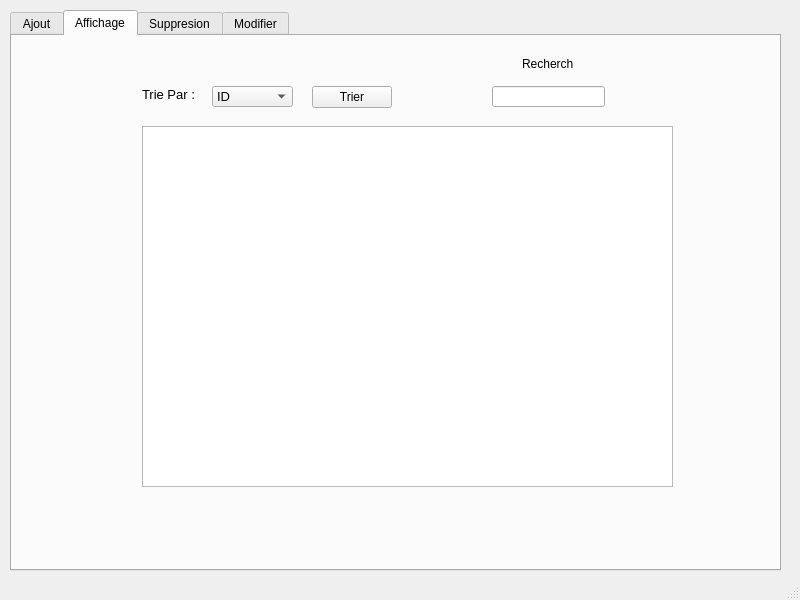
<?xml version="1.0" encoding="UTF-8"?>
<ui version="4.0">
 <class>MainWindow</class>
 <widget class="QMainWindow" name="MainWindow">
  <property name="geometry">
   <rect>
    <x>0</x>
    <y>0</y>
    <width>800</width>
    <height>600</height>
   </rect>
  </property>
  <property name="windowTitle">
   <string>MainWindow</string>
  </property>
  <widget class="QWidget" name="centralwidget">
   <widget class="QTabWidget" name="tabwidget">
    <property name="geometry">
     <rect>
      <x>10</x>
      <y>10</y>
      <width>771</width>
      <height>561</height>
     </rect>
    </property>
    <property name="currentIndex">
     <number>1</number>
    </property>
    <widget class="QWidget" name="tab">
     <attribute name="title">
      <string>Ajout</string>
     </attribute>
     <widget class="QLabel" name="label">
      <property name="geometry">
       <rect>
        <x>80</x>
        <y>100</y>
        <width>47</width>
        <height>14</height>
       </rect>
      </property>
      <property name="text">
       <string>id</string>
      </property>
     </widget>
     <widget class="QLineEdit" name="le_id">
      <property name="geometry">
       <rect>
        <x>180</x>
        <y>100</y>
        <width>113</width>
        <height>21</height>
       </rect>
      </property>
     </widget>
     <widget class="QLabel" name="label_2">
      <property name="geometry">
       <rect>
        <x>80</x>
        <y>130</y>
        <width>47</width>
        <height>14</height>
       </rect>
      </property>
      <property name="text">
       <string>nom</string>
      </property>
     </widget>
     <widget class="QLineEdit" name="le_nom">
      <property name="geometry">
       <rect>
        <x>180</x>
        <y>130</y>
        <width>113</width>
        <height>21</height>
       </rect>
      </property>
     </widget>
     <widget class="QLineEdit" name="le_email">
      <property name="geometry">
       <rect>
        <x>180</x>
        <y>160</y>
        <width>113</width>
        <height>21</height>
       </rect>
      </property>
     </widget>
     <widget class="QLineEdit" name="le_tel">
      <property name="geometry">
       <rect>
        <x>180</x>
        <y>190</y>
        <width>113</width>
        <height>21</height>
       </rect>
      </property>
     </widget>
     <widget class="QLabel" name="label_5">
      <property name="geometry">
       <rect>
        <x>80</x>
        <y>190</y>
        <width>47</width>
        <height>14</height>
       </rect>
      </property>
      <property name="text">
       <string>tel</string>
      </property>
     </widget>
     <widget class="QLabel" name="label_6">
      <property name="geometry">
       <rect>
        <x>80</x>
        <y>160</y>
        <width>47</width>
        <height>14</height>
       </rect>
      </property>
      <property name="text">
       <string>email</string>
      </property>
     </widget>
     <widget class="QLabel" name="label_7">
      <property name="geometry">
       <rect>
        <x>80</x>
        <y>220</y>
        <width>47</width>
        <height>14</height>
       </rect>
      </property>
      <property name="text">
       <string>adresse</string>
      </property>
     </widget>
     <widget class="QLineEdit" name="le_adresse">
      <property name="geometry">
       <rect>
        <x>180</x>
        <y>220</y>
        <width>113</width>
        <height>21</height>
       </rect>
      </property>
     </widget>
     <widget class="QPushButton" name="ajouter">
      <property name="geometry">
       <rect>
        <x>210</x>
        <y>260</y>
        <width>80</width>
        <height>22</height>
       </rect>
      </property>
      <property name="text">
       <string>Ajouter</string>
      </property>
     </widget>
    </widget>
    <widget class="QWidget" name="Affichage">
     <attribute name="title">
      <string>Affichage</string>
     </attribute>
     <widget class="QTableView" name="tableView">
      <property name="geometry">
       <rect>
        <x>130</x>
        <y>90</y>
        <width>531</width>
        <height>361</height>
       </rect>
      </property>
     </widget>
     <widget class="QComboBox" name="comboBox">
      <property name="geometry">
       <rect>
        <x>200</x>
        <y>50</y>
        <width>81</width>
        <height>21</height>
       </rect>
      </property>
      <property name="font">
       <font>
        <pointsize>10</pointsize>
       </font>
      </property>
      <item>
       <property name="text">
        <string>ID</string>
       </property>
      </item>
      <item>
       <property name="text">
        <string>NOM</string>
       </property>
      </item>
     </widget>
     <widget class="QLabel" name="label_3">
      <property name="geometry">
       <rect>
        <x>130</x>
        <y>50</y>
        <width>61</width>
        <height>16</height>
       </rect>
      </property>
      <property name="font">
       <font>
        <pointsize>10</pointsize>
       </font>
      </property>
      <property name="text">
       <string>Trie Par :</string>
      </property>
     </widget>
     <widget class="QPushButton" name="pushButton">
      <property name="geometry">
       <rect>
        <x>300</x>
        <y>50</y>
        <width>80</width>
        <height>22</height>
       </rect>
      </property>
      <property name="text">
       <string>Trier</string>
      </property>
     </widget>
     <widget class="QLabel" name="label_4">
      <property name="geometry">
       <rect>
        <x>510</x>
        <y>20</y>
        <width>51</width>
        <height>16</height>
       </rect>
      </property>
      <property name="text">
       <string>Recherche</string>
      </property>
     </widget>
     <widget class="QLineEdit" name="lineEdit">
      <property name="geometry">
       <rect>
        <x>480</x>
        <y>50</y>
        <width>113</width>
        <height>21</height>
       </rect>
      </property>
     </widget>
    </widget>
    <widget class="QWidget" name="tab_3">
     <attribute name="title">
      <string>Suppresion</string>
     </attribute>
     <widget class="QLineEdit" name="le_id_3">
      <property name="geometry">
       <rect>
        <x>390</x>
        <y>120</y>
        <width>113</width>
        <height>21</height>
       </rect>
      </property>
     </widget>
     <widget class="QLabel" name="label_13">
      <property name="geometry">
       <rect>
        <x>290</x>
        <y>120</y>
        <width>47</width>
        <height>14</height>
       </rect>
      </property>
      <property name="text">
       <string>id</string>
      </property>
     </widget>
     <widget class="QPushButton" name="supprimer">
      <property name="geometry">
       <rect>
        <x>420</x>
        <y>170</y>
        <width>80</width>
        <height>22</height>
       </rect>
      </property>
      <property name="text">
       <string>Supprimer</string>
      </property>
     </widget>
    </widget>
    <widget class="QWidget" name="tab_2">
     <attribute name="title">
      <string>Modifier</string>
     </attribute>
     <widget class="QLabel" name="label_8">
      <property name="geometry">
       <rect>
        <x>240</x>
        <y>230</y>
        <width>47</width>
        <height>14</height>
       </rect>
      </property>
      <property name="text">
       <string>tel</string>
      </property>
     </widget>
     <widget class="QLineEdit" name="le_adresse_2">
      <property name="geometry">
       <rect>
        <x>340</x>
        <y>260</y>
        <width>113</width>
        <height>21</height>
       </rect>
      </property>
     </widget>
     <widget class="QLabel" name="label_9">
      <property name="geometry">
       <rect>
        <x>240</x>
        <y>200</y>
        <width>47</width>
        <height>14</height>
       </rect>
      </property>
      <property name="text">
       <string>email</string>
      </property>
     </widget>
     <widget class="QLabel" name="label_10">
      <property name="geometry">
       <rect>
        <x>240</x>
        <y>260</y>
        <width>47</width>
        <height>14</height>
       </rect>
      </property>
      <property name="text">
       <string>adresse</string>
      </property>
     </widget>
     <widget class="QLineEdit" name="le_nom_2">
      <property name="geometry">
       <rect>
        <x>340</x>
        <y>170</y>
        <width>113</width>
        <height>21</height>
       </rect>
      </property>
     </widget>
     <widget class="QLabel" name="label_11">
      <property name="geometry">
       <rect>
        <x>240</x>
        <y>170</y>
        <width>47</width>
        <height>14</height>
       </rect>
      </property>
      <property name="text">
       <string>nom</string>
      </property>
     </widget>
     <widget class="QPushButton" name="Modifier">
      <property name="geometry">
       <rect>
        <x>370</x>
        <y>300</y>
        <width>80</width>
        <height>22</height>
       </rect>
      </property>
      <property name="text">
       <string>Modifier</string>
      </property>
     </widget>
     <widget class="QLineEdit" name="le_id_2">
      <property name="geometry">
       <rect>
        <x>340</x>
        <y>140</y>
        <width>113</width>
        <height>21</height>
       </rect>
      </property>
     </widget>
     <widget class="QLineEdit" name="le_email_2">
      <property name="geometry">
       <rect>
        <x>340</x>
        <y>200</y>
        <width>113</width>
        <height>21</height>
       </rect>
      </property>
     </widget>
     <widget class="QLineEdit" name="le_tel_2">
      <property name="geometry">
       <rect>
        <x>340</x>
        <y>230</y>
        <width>113</width>
        <height>21</height>
       </rect>
      </property>
     </widget>
     <widget class="QLabel" name="label_12">
      <property name="geometry">
       <rect>
        <x>240</x>
        <y>140</y>
        <width>47</width>
        <height>14</height>
       </rect>
      </property>
      <property name="text">
       <string>id</string>
      </property>
     </widget>
    </widget>
   </widget>
  </widget>
  <widget class="QStatusBar" name="statusbar"/>
 </widget>
 <resources/>
 <connections/>
</ui>
